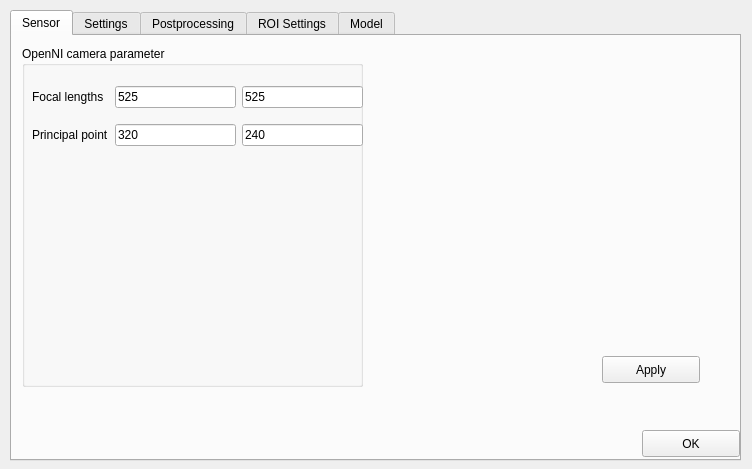
<?xml version="1.0" encoding="UTF-8"?>
<ui version="4.0">
 <class>Params</class>
 <widget class="QWidget" name="Params">
  <property name="geometry">
   <rect>
    <x>0</x>
    <y>0</y>
    <width>752</width>
    <height>469</height>
   </rect>
  </property>
  <property name="windowTitle">
   <string>Preferences</string>
  </property>
  <widget class="QTabWidget" name="Tracker">
   <property name="geometry">
    <rect>
     <x>10</x>
     <y>10</y>
     <width>731</width>
     <height>451</height>
    </rect>
   </property>
   <property name="currentIndex">
    <number>0</number>
   </property>
   <widget class="QWidget" name="sensorTab">
    <attribute name="title">
     <string>Sensor</string>
    </attribute>
    <widget class="QGroupBox" name="rgbGroupBox">
     <property name="geometry">
      <rect>
       <x>10</x>
       <y>10</y>
       <width>341</width>
       <height>341</height>
      </rect>
     </property>
     <property name="title">
      <string>OpenNI camera parameter</string>
     </property>
     <widget class="QWidget" name="gridLayoutWidget_3">
      <property name="geometry">
       <rect>
        <x>10</x>
        <y>30</y>
        <width>331</width>
        <height>81</height>
       </rect>
      </property>
      <layout class="QGridLayout" name="rgbLayout">
       <item row="0" column="0">
        <widget class="QLabel" name="fRgbLabel">
         <property name="text">
          <string>Focal lengths</string>
         </property>
        </widget>
       </item>
       <item row="1" column="1">
        <widget class="QLineEdit" name="cuRgbEdit">
         <property name="text">
          <string>320</string>
         </property>
        </widget>
       </item>
       <item row="0" column="1">
        <widget class="QLineEdit" name="fuRgbEdit">
         <property name="text">
          <string>525</string>
         </property>
        </widget>
       </item>
       <item row="0" column="2">
        <widget class="QLineEdit" name="fvRgbEdit">
         <property name="text">
          <string>525</string>
         </property>
        </widget>
       </item>
       <item row="1" column="0">
        <widget class="QLabel" name="cRgbLabel">
         <property name="text">
          <string>Principal point</string>
         </property>
        </widget>
       </item>
       <item row="1" column="2">
        <widget class="QLineEdit" name="cvRgbEdit">
         <property name="text">
          <string>240</string>
         </property>
        </widget>
       </item>
      </layout>
     </widget>
    </widget>
    <widget class="QPushButton" name="applyButton">
     <property name="geometry">
      <rect>
       <x>590</x>
       <y>320</y>
       <width>98</width>
       <height>27</height>
      </rect>
     </property>
     <property name="text">
      <string>Apply</string>
     </property>
    </widget>
   </widget>
   <widget class="QWidget" name="ioTab">
    <attribute name="title">
     <string>Settings</string>
    </attribute>
    <widget class="QGroupBox" name="groupBox">
     <property name="geometry">
      <rect>
       <x>10</x>
       <y>10</y>
       <width>701</width>
       <height>61</height>
      </rect>
     </property>
     <property name="title">
      <string>Path and model name</string>
     </property>
     <widget class="QLineEdit" name="editRGBDPath">
      <property name="geometry">
       <rect>
        <x>20</x>
        <y>30</y>
        <width>621</width>
        <height>27</height>
       </rect>
      </property>
      <property name="text">
       <string>./data</string>
      </property>
     </widget>
     <widget class="QPushButton" name="pushFindRGBDPath">
      <property name="geometry">
       <rect>
        <x>650</x>
        <y>30</y>
        <width>31</width>
        <height>27</height>
       </rect>
      </property>
      <property name="text">
       <string>...</string>
      </property>
     </widget>
    </widget>
    <widget class="QLabel" name="label_4">
     <property name="geometry">
      <rect>
       <x>10</x>
       <y>120</y>
       <width>241</width>
       <height>17</height>
      </rect>
     </property>
     <property name="font">
      <font>
       <weight>75</weight>
       <bold>true</bold>
      </font>
     </property>
     <property name="text">
      <string>Data logging</string>
     </property>
    </widget>
    <widget class="QWidget" name="layoutWidget10">
     <property name="geometry">
      <rect>
       <x>30</x>
       <y>145</y>
       <width>562</width>
       <height>184</height>
      </rect>
     </property>
     <layout class="QFormLayout" name="formLayout">
      <item row="0" column="0">
       <widget class="QCheckBox" name="logPointClouds">
        <property name="text">
         <string>log point clouds</string>
        </property>
        <property name="checked">
         <bool>true</bool>
        </property>
       </widget>
      </item>
      <item row="2" column="0">
       <widget class="QLineEdit" name="logDeltaAngle">
        <property name="text">
         <string>15</string>
        </property>
       </widget>
      </item>
      <item row="2" column="1">
       <widget class="QLabel" name="label">
        <property name="text">
         <string>Min. delta angle to log an image</string>
        </property>
       </widget>
      </item>
      <item row="3" column="0">
       <widget class="QLineEdit" name="logDeltaDistance">
        <property name="text">
         <string>1.0</string>
        </property>
       </widget>
      </item>
      <item row="3" column="1">
       <widget class="QLabel" name="label_2">
        <property name="text">
         <string>Min. delta camera distance to log an image</string>
        </property>
       </widget>
      </item>
      <item row="4" column="0">
       <widget class="QLineEdit" name="prevVoxelGridSize">
        <property name="text">
         <string>0.01</string>
        </property>
       </widget>
      </item>
      <item row="4" column="1">
       <widget class="QLabel" name="label_3">
        <property name="text">
         <string>Preview voxel grid size</string>
        </property>
       </widget>
      </item>
      <item row="5" column="0">
       <widget class="QLineEdit" name="prevZCutOff">
        <property name="text">
         <string>2.0</string>
        </property>
       </widget>
      </item>
      <item row="5" column="1">
       <widget class="QLabel" name="label_5">
        <property name="text">
         <string>Preview point cloud z-value cut off (camera coordinates)</string>
        </property>
       </widget>
      </item>
      <item row="1" column="0">
       <widget class="QCheckBox" name="createPreviewCloud">
        <property name="text">
         <string>create prev. cloud</string>
        </property>
        <property name="checked">
         <bool>true</bool>
        </property>
       </widget>
      </item>
     </layout>
    </widget>
    <widget class="QLineEdit" name="editModelName">
     <property name="geometry">
      <rect>
       <x>30</x>
       <y>73</y>
       <width>621</width>
       <height>27</height>
      </rect>
     </property>
     <property name="text">
      <string>modelname</string>
     </property>
    </widget>
   </widget>
   <widget class="QWidget" name="tab">
    <attribute name="title">
     <string>Postprocessing</string>
    </attribute>
    <widget class="QLabel" name="label_6">
     <property name="geometry">
      <rect>
       <x>10</x>
       <y>10</y>
       <width>281</width>
       <height>17</height>
      </rect>
     </property>
     <property name="font">
      <font>
       <weight>75</weight>
       <bold>true</bold>
      </font>
     </property>
     <property name="text">
      <string>Bundle adjustment (Optimize Poses)</string>
     </property>
    </widget>
    <widget class="QLabel" name="label_7">
     <property name="geometry">
      <rect>
       <x>10</x>
       <y>70</y>
       <width>281</width>
       <height>17</height>
      </rect>
     </property>
     <property name="font">
      <font>
       <weight>75</weight>
       <bold>true</bold>
      </font>
     </property>
     <property name="text">
      <string>Object segmentation</string>
     </property>
    </widget>
    <widget class="QLineEdit" name="distCamAddProjections">
     <property name="geometry">
      <rect>
       <x>32</x>
       <y>30</y>
       <width>146</width>
       <height>27</height>
      </rect>
     </property>
     <property name="text">
      <string>0.02</string>
     </property>
    </widget>
    <widget class="QLabel" name="label_8">
     <property name="geometry">
      <rect>
       <x>190</x>
       <y>30</y>
       <width>402</width>
       <height>27</height>
      </rect>
     </property>
     <property name="text">
      <string>Min. camera motion to select projections [m]</string>
     </property>
    </widget>
    <widget class="QLabel" name="label_12">
     <property name="geometry">
      <rect>
       <x>10</x>
       <y>193</y>
       <width>281</width>
       <height>17</height>
      </rect>
     </property>
     <property name="font">
      <font>
       <weight>75</weight>
       <bold>true</bold>
      </font>
     </property>
     <property name="text">
      <string>Object modelling</string>
     </property>
    </widget>
    <widget class="QLineEdit" name="vxSizeObject">
     <property name="geometry">
      <rect>
       <x>32</x>
       <y>220</y>
       <width>146</width>
       <height>27</height>
      </rect>
     </property>
     <property name="text">
      <string>0.002</string>
     </property>
    </widget>
    <widget class="QLabel" name="label_13">
     <property name="geometry">
      <rect>
       <x>190</x>
       <y>220</y>
       <width>402</width>
       <height>27</height>
      </rect>
     </property>
     <property name="text">
      <string>Voxelgrid size for the final object model [m]</string>
     </property>
    </widget>
    <widget class="QWidget" name="layoutWidget11">
     <property name="geometry">
      <rect>
       <x>32</x>
       <y>90</y>
       <width>581</width>
       <height>95</height>
      </rect>
     </property>
     <layout class="QFormLayout" name="formLayout_2">
      <item row="0" column="0">
       <widget class="QLineEdit" name="inlDistPlane">
        <property name="text">
         <string>0.01</string>
        </property>
       </widget>
      </item>
      <item row="0" column="1">
       <widget class="QLabel" name="label_9">
        <property name="text">
         <string>Inlier distance for dominant plane segmentation [m]</string>
        </property>
       </widget>
      </item>
      <item row="1" column="0">
       <widget class="QLineEdit" name="thrAngle">
        <property name="text">
         <string>30</string>
        </property>
       </widget>
      </item>
      <item row="1" column="1">
       <widget class="QLabel" name="label_11">
        <property name="text">
         <string>Max. deviation of normals for smooth surface clustering [°]</string>
        </property>
       </widget>
      </item>
      <item row="2" column="0">
       <widget class="QLineEdit" name="minPointsPlane">
        <property name="text">
         <string>7000</string>
        </property>
       </widget>
      </item>
      <item row="2" column="1">
       <widget class="QLabel" name="label_10">
        <property name="text">
         <string>Min. points to accept a dominant plane</string>
        </property>
       </widget>
      </item>
     </layout>
    </widget>
    <widget class="QCheckBox" name="use_dense_mv">
     <property name="geometry">
      <rect>
       <x>34</x>
       <y>283</y>
       <width>281</width>
       <height>22</height>
      </rect>
     </property>
     <property name="text">
      <string>Use dense multiview optimization</string>
     </property>
    </widget>
    <widget class="QLabel" name="label_18">
     <property name="geometry">
      <rect>
       <x>190</x>
       <y>253</y>
       <width>402</width>
       <height>27</height>
      </rect>
     </property>
     <property name="text">
      <string>Radius for point removal at discontinuity edges  [px]</string>
     </property>
    </widget>
    <widget class="QLineEdit" name="edge_radius_px">
     <property name="geometry">
      <rect>
       <x>32</x>
       <y>253</y>
       <width>146</width>
       <height>27</height>
      </rect>
     </property>
     <property name="text">
      <string>3</string>
     </property>
    </widget>
    <widget class="QLabel" name="label_21">
     <property name="geometry">
      <rect>
       <x>10</x>
       <y>320</y>
       <width>401</width>
       <height>17</height>
      </rect>
     </property>
     <property name="font">
      <font>
       <weight>75</weight>
       <bold>true</bold>
      </font>
     </property>
     <property name="text">
      <string>Poisson Surface Reconstruction (Mesh Creation)</string>
     </property>
    </widget>
    <widget class="QLineEdit" name="poissonDepth">
     <property name="geometry">
      <rect>
       <x>30</x>
       <y>340</y>
       <width>146</width>
       <height>27</height>
      </rect>
     </property>
     <property name="text">
      <string>3</string>
     </property>
    </widget>
    <widget class="QLineEdit" name="poissonNrSamples">
     <property name="geometry">
      <rect>
       <x>30</x>
       <y>370</y>
       <width>146</width>
       <height>27</height>
      </rect>
     </property>
     <property name="text">
      <string>20</string>
     </property>
    </widget>
    <widget class="QLabel" name="label_22">
     <property name="geometry">
      <rect>
       <x>190</x>
       <y>340</y>
       <width>402</width>
       <height>27</height>
      </rect>
     </property>
     <property name="text">
      <string>Poisson Depth</string>
     </property>
    </widget>
    <widget class="QLabel" name="label_23">
     <property name="geometry">
      <rect>
       <x>190</x>
       <y>370</y>
       <width>402</width>
       <height>27</height>
      </rect>
     </property>
     <property name="text">
      <string>Number of Poisson Samples</string>
     </property>
    </widget>
   </widget>
   <widget class="QWidget" name="tab_5">
    <attribute name="title">
     <string>ROI Settings</string>
    </attribute>
    <widget class="QLabel" name="label_14">
     <property name="geometry">
      <rect>
       <x>9</x>
       <y>12</y>
       <width>281</width>
       <height>17</height>
      </rect>
     </property>
     <property name="font">
      <font>
       <weight>75</weight>
       <bold>true</bold>
      </font>
     </property>
     <property name="text">
      <string>Region of interesst (ROI)</string>
     </property>
    </widget>
    <widget class="QWidget" name="layoutWidget11_2">
     <property name="geometry">
      <rect>
       <x>31</x>
       <y>45</y>
       <width>581</width>
       <height>95</height>
      </rect>
     </property>
     <layout class="QFormLayout" name="formLayout_3">
      <item row="0" column="0">
       <widget class="QLineEdit" name="roi_scale_xy">
        <property name="text">
         <string>0.75</string>
        </property>
       </widget>
      </item>
      <item row="0" column="1">
       <widget class="QLabel" name="label_15">
        <property name="text">
         <string>XY-scale depending on the selected plane</string>
        </property>
       </widget>
      </item>
      <item row="1" column="0">
       <widget class="QLineEdit" name="roi_scale_height">
        <property name="text">
         <string>0.75</string>
        </property>
       </widget>
      </item>
      <item row="1" column="1">
       <widget class="QLabel" name="label_16">
        <property name="text">
         <string>Height-scale depending on the selected plane</string>
        </property>
       </widget>
      </item>
      <item row="2" column="0">
       <widget class="QLineEdit" name="roi_offs">
        <property name="text">
         <string>0.008</string>
        </property>
       </widget>
      </item>
      <item row="2" column="1">
       <widget class="QLabel" name="label_17">
        <property name="text">
         <string>Offset for segmentation [m]</string>
        </property>
       </widget>
      </item>
     </layout>
    </widget>
    <widget class="QCheckBox" name="use_roi_segm">
     <property name="geometry">
      <rect>
       <x>30</x>
       <y>150</y>
       <width>311</width>
       <height>22</height>
      </rect>
     </property>
     <property name="text">
      <string>Use ROI for object segmentation</string>
     </property>
     <property name="checked">
      <bool>true</bool>
     </property>
    </widget>
   </widget>
   <widget class="QWidget" name="tab_2">
    <attribute name="title">
     <string>Model</string>
    </attribute>
    <widget class="QLabel" name="label_19">
     <property name="geometry">
      <rect>
       <x>180</x>
       <y>80</y>
       <width>427</width>
       <height>27</height>
      </rect>
     </property>
     <property name="text">
      <string>Threshold for codebook clustering</string>
     </property>
    </widget>
    <widget class="QLineEdit" name="model_rnn_thr">
     <property name="geometry">
      <rect>
       <x>28</x>
       <y>80</y>
       <width>146</width>
       <height>27</height>
      </rect>
     </property>
     <property name="text">
      <string>0.55</string>
     </property>
    </widget>
    <widget class="QCheckBox" name="model_create_cb">
     <property name="geometry">
      <rect>
       <x>28</x>
       <y>48</y>
       <width>311</width>
       <height>22</height>
      </rect>
     </property>
     <property name="text">
      <string>Create codebook</string>
     </property>
     <property name="checked">
      <bool>true</bool>
     </property>
    </widget>
    <widget class="QLabel" name="label_20">
     <property name="geometry">
      <rect>
       <x>9</x>
       <y>12</y>
       <width>281</width>
       <height>17</height>
      </rect>
     </property>
     <property name="font">
      <font>
       <weight>75</weight>
       <bold>true</bold>
      </font>
     </property>
     <property name="text">
      <string>Tracking model</string>
     </property>
    </widget>
   </widget>
  </widget>
  <widget class="QPushButton" name="okButton">
   <property name="geometry">
    <rect>
     <x>642</x>
     <y>430</y>
     <width>98</width>
     <height>27</height>
    </rect>
   </property>
   <property name="text">
    <string>OK</string>
   </property>
  </widget>
 </widget>
 <resources/>
 <connections>
  <connection>
   <sender>okButton</sender>
   <signal>clicked()</signal>
   <receiver>Params</receiver>
   <slot>hide()</slot>
   <hints>
    <hint type="sourcelabel">
     <x>530</x>
     <y>418</y>
    </hint>
    <hint type="destinationlabel">
     <x>294</x>
     <y>218</y>
    </hint>
   </hints>
  </connection>
 </connections>
</ui>
